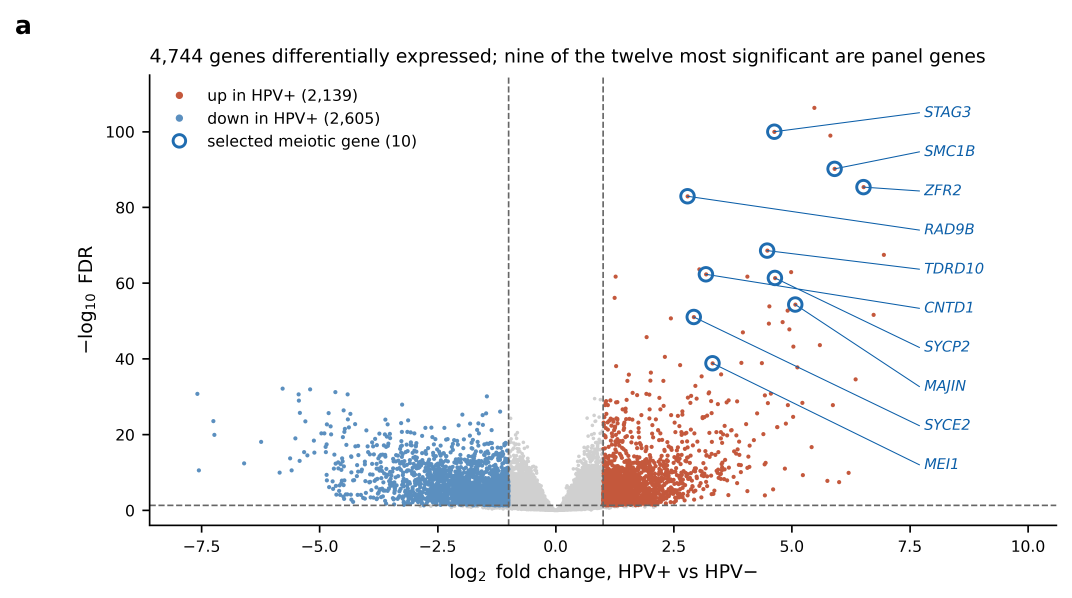
#> input picture figures/source_panels_600dpi/Figure 1/Figure 1a.png, 4285 x 2390 px, found by its file name (shown at 1/4 size); its folder holds 2 pictures in this run
$ python compose_figures.py
#> lines starting #> are read from the running program, lines starting #| are printed output that depends on the picture
#> in load, im is the input picture: PIL image 4285x2390 RGBA; mean R, G, B, A 245.8, 245.8, 246.6, 255
#> in load, `bg = Image.new('RGB', im.size, 'white')`: bg: PIL image 4285x2390 RGB; every value is 255
"""Assemble the 600 dpi panels in figures/source_panels_600dpi into full figures.

* The sentence-style title printed above each panel is cropped off (the figure legends
  describe each panel), and a uniform bold panel letter is drawn instead.
* Panels in a row are scaled to a common height and rows to a common width, always
  downscaling to the smallest natural size so that nothing is upsampled.
Output numbering follows the integrated manuscript."""
import os
import numpy as np
from PIL import Image, ImageDraw, ImageFont
import matplotlib

SRC = "figures/source_panels_600dpi"
OUT = "figures/integrated/composed"
GAP = 60          # px between panels and between rows
STRIP = 130       # px strip above each row for panel letters
LETTER_PX = 100   # letter cap height ~4 mm at 600 dpi
FONT = ImageFont.truetype(os.path.join(matplotlib.get_data_path(), "fonts/ttf/DejaVuSans-Bold.ttf"), LETTER_PX)
os.makedirs(OUT, exist_ok=True)

def ink_blocks(a):
    rows = (a < 200).sum(1) > 0
    out, inb = [], False
    for i, r in enumerate(rows):
        if r and not inb: s, inb = i, True
        if not r and inb: out.append((s, i)); inb = False
#> this loop made 2390 passes
#> after the loop, inb = False; out = [(79, 137), (193, 266), (297, 2131), (2161, 2208), (2255, 2328)]; s = 2255
    if inb: out.append((s, len(rows)))
    return out

def strip_title(im):
    """Remove the leading title text lines (blocks separated by < 25 px) and the gap below them."""
    b = ink_blocks(np.asarray(im.convert("L"), float))
#> b has the same summary as out in ink_blocks
    title = [b[0]]
#> title = [(79, 137)]
    for nb in b[1:]:
        if nb[0] - title[-1][1] < 25 and nb[1] - nb[0] < 120: title.append(nb)
        else: break
#> this loop made 1 pass
    nxt = b[len(title)][0]
#> nxt = 193
    cut = title[-1][1] + (nxt - title[-1][1]) // 2
#> cut = 165
    return im.crop((0, cut, im.width, im.height))
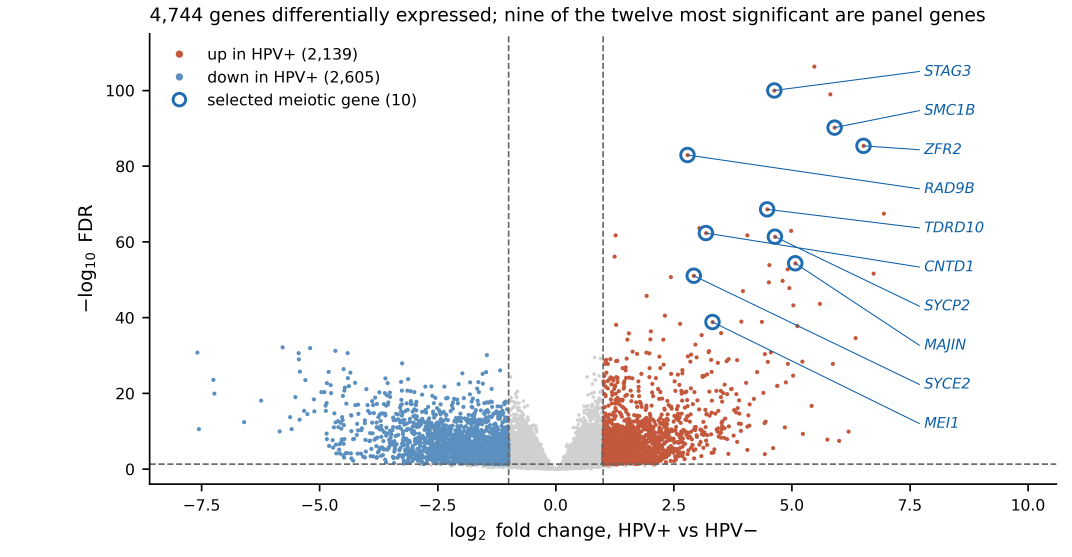
#> returned value: PIL image 4285x2225 RGB (shown at 1/4 size); mean R, G, B 245.2, 245.2, 246.1

def load(fig, p):
    im = Image.open(f"{SRC}/Figure {fig}/Figure {fig}{p}.png")
    if im.mode in ("RGBA", "LA"):
        bg = Image.new("RGB", im.size, "white"); bg.paste(im, mask=im.split()[-1]); im = bg
    return strip_title(im.convert("RGB"))

def compose(rows, name):
    letters = iter("abcdefghij")
    built = []                                   # (row image, [panel x offsets])
    for panels in rows:
        h = min(p.height for p in panels)
        ps = [p.resize((round(p.width * h / p.height), h), Image.LANCZOS) if p.height != h else p for p in panels]
        xs, x = [], 0
        for p in ps: xs.append(x); x += p.width + GAP
        r = Image.new("RGB", (x - GAP, h), "white")
        for p, px in zip(ps, xs): r.paste(p, (px, 0))
        built.append((r, xs))
    w = min(r.width for r, _ in built)
    scaled = []
    for r, xs in built:
        f = w / r.width
        if f != 1: r = r.resize((w, round(r.height * f)), Image.LANCZOS)
        scaled.append((r, [round(x * f) for x in xs]))
    H = sum(STRIP + r.height for r, _ in scaled) + GAP * (len(scaled) - 1)
    out = Image.new("RGB", (w, H), "white"); d = ImageDraw.Draw(out); y = 0
    for r, xs in scaled:
        for x in xs: d.text((x + 10, y + 5), next(letters), font=FONT, fill=(0, 0, 0))
        out.paste(r, (0, y + STRIP)); y += STRIP + r.height + GAP
    out.save(f"{OUT}/{name}.png", dpi=(600, 600))
    print(f"{name}: {out.size[0]}x{out.size[1]} px = {out.size[0] / 600 * 25.4:.0f} mm wide at 600 dpi")

L = lambda f, s: [load(f, c) for c in s]
#> call 2 of load, with fig = 1, p = 'b'
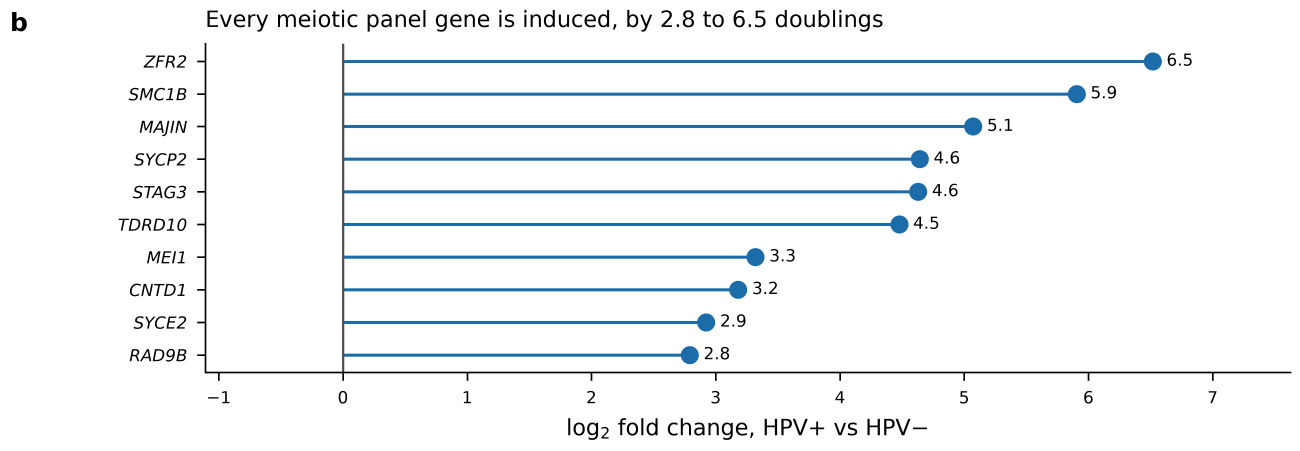
#> input picture figures/source_panels_600dpi/Figure 1/Figure 1b.png, 3900 x 1352 px, found by its file name (shown at 1/3 size)
#> in load, im is the input picture: PIL image 3900x1352 RGBA; mean R, G, B, A 242.9, 245.5, 247.5, 255
#> in load (call 2), `bg = Image.new('RGB', im.size, 'white')`: bg: PIL image 3900x1352 RGB; every value is 255
#> the loop in ink_blocks (call 2), `for i, r in enumerate(rows):` made 1352 passes
#> in strip_title (call 2), `b = ink_blocks(np.asarray(im.convert("L"), float))`: b = [(30, 95), (129, 1143), (1172, 1211), (1254, 1320)]
#> in strip_title (call 2), `title = [b[0]]`: title = [(30, 95)]
#> the loop in strip_title (call 2), `for nb in b[1:]:` made 1 pass
#> in strip_title (call 2), `nxt = b[len(title)][0]`: nxt = 129
#> in strip_title (call 2), `cut = title[-1][1] + (nxt - title[-1][1]) // 2`: cut = 112
#> in strip_title (call 2), `return im.crop((0, cut, im.width, im.height))`:
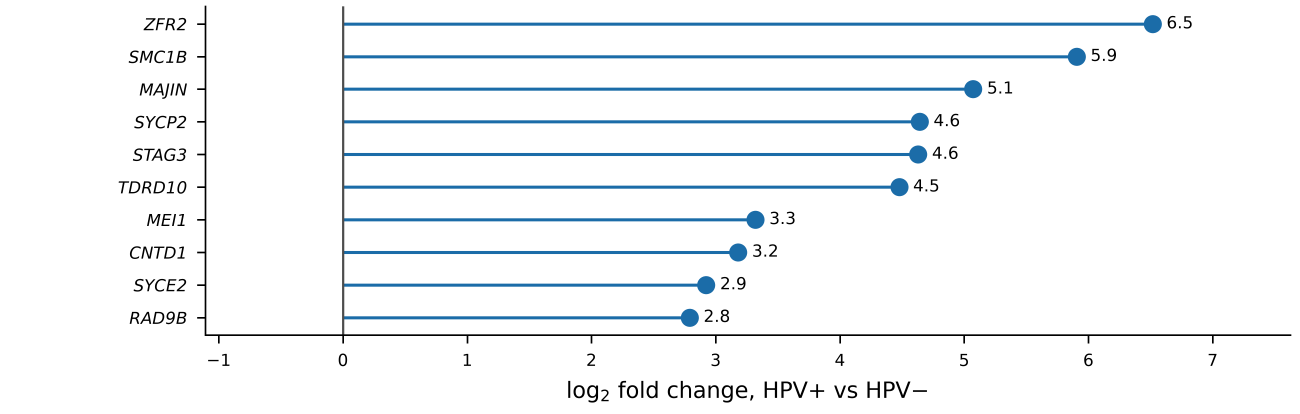
#> returned value: PIL image 3900x1240 RGB (shown at 1/3 size); mean R, G, B 243.3, 246.1, 248.2
#> (the run stopped early here; a loop or call above may not have finished)
